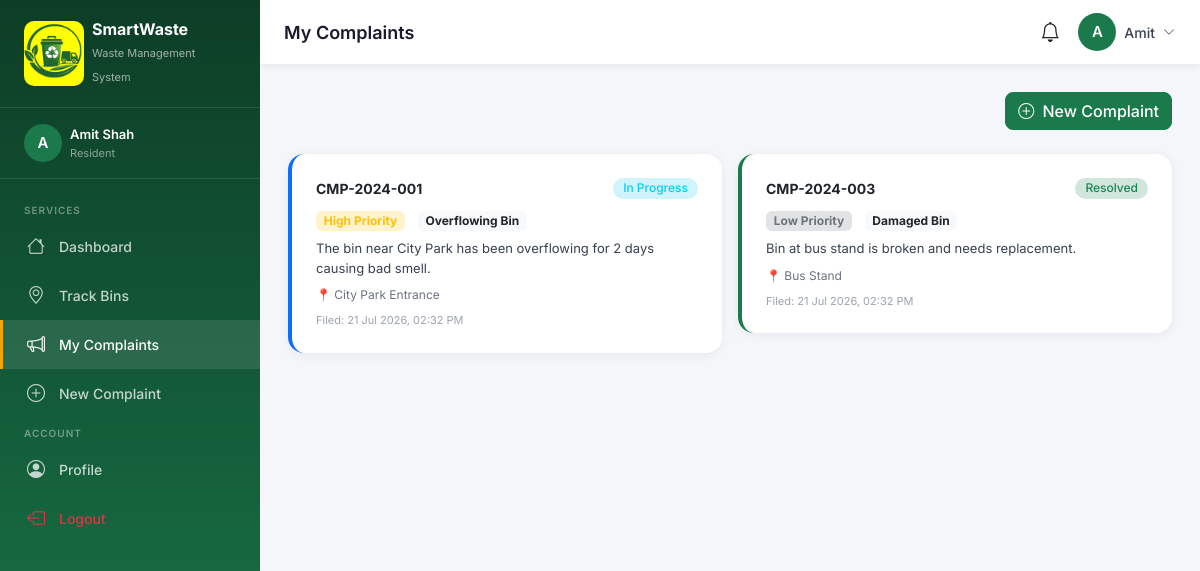
Screenshot of /resident/complaints.php (signed in) with the database file from the repository.
### tables this page shows
CREATE TABLE IF NOT EXISTS complaints (
    id INT AUTO_INCREMENT PRIMARY KEY,
    complaint_no VARCHAR(20) NOT NULL UNIQUE,
    resident_id INT,
    resident_name VARCHAR(100),
    resident_email VARCHAR(100),
    resident_phone VARCHAR(20),
    complaint_type ENUM('missed_collection', 'overflowing_bin', 'damaged_bin', 'odor', 'illegal_dumping', 'other') DEFAULT 'other',
    bin_id INT,
    location TEXT,
    description TEXT NOT NULL,
    priority ENUM('low', 'medium', 'high', 'urgent') DEFAULT 'medium',
    status ENUM('pending', 'in_progress', 'resolved', 'closed', 'rejected') DEFAULT 'pending',
    assigned_to INT,
    resolution_notes TEXT,
    resolved_at DATETIME,
    created_at TIMESTAMP DEFAULT CURRENT_TIMESTAMP,
    updated_at TIMESTAMP DEFAULT CURRENT_TIMESTAMP ON UPDATE CURRENT_TIMESTAMP,
    FOREIGN KEY (resident_id) REFERENCES users(id) ON DELETE SET NULL,
    FOREIGN KEY (bin_id) REFERENCES waste_bins(id) ON DELETE SET NULL,
    FOREIGN KEY (assigned_to) REFERENCES users(id) ON DELETE SET NULL
);

### resident/complaints.php (the view, shortened to what this page needs)
<?php
require_once '../includes/config.php';
$uid = $_SESSION['user_id'];
$complaints = $conn->query("SELECT c.*, u.full_name as assigned_name FROM complaints c LEFT JOIN users u ON c.assigned_to=u.id WHERE c.resident_id=$uid ORDER BY c.created_at DESC")->fetch_all(MYSQLI_ASSOC);
include '../includes/header.php';
include '../includes/sidebar.php';
include '../includes/topbar.php';
?>
<div class="main-content">
<div class="content-area">
<div class="d-flex justify-content-end mb-4">
    <a href="new_complaint.php" class="btn btn-primary">
        <i class="bi bi-plus-circle me-1"></i> New Complaint
    </a>
</div>
<?php if (empty($complaints)): ?>
<div class="content-card p-5 text-center text-muted">
    <i class="bi bi-chat-left-text fs-1 d-block mb-3"></i>
    <h5>No complaints filed yet.</h5>
    <a href="new_complaint.php" class="btn btn-primary mt-2">File Your First Complaint</a>
</div>
<?php else: ?>
<div class="row g-3">
    <?php foreach ($complaints as $c):
        $sc=['pending'=>'warning','in_progress'=>'info','resolved'=>'success','closed'=>'secondary','rejected'=>'danger'];
        $pc=['low'=>'secondary','medium'=>'primary','high'=>'warning','urgent'=>'danger'];
        $scKey=$c['status']??'pending';
    ?>
    <div class="col-md-6">
        <div class="content-card p-4" style="border-left:4px solid <?= ['pending'=>'#f0a500','in_progress'=>'#0d6efd','resolved'=>'#1a7a4c','closed'=>'#9ca3af','rejected'=>'#e53935'][$scKey]??'#9ca3af' ?>">
            <div class="d-flex justify-content-between mb-2">
                <strong style="font-size:14px"><?= $c['complaint_no'] ?></strong>
                <span class="badge bg-<?= $sc[$scKey] ?>-subtle text-<?= $sc[$scKey] ?> status-badge"><?= ucwords(str_replace('_',' ',$scKey)) ?></span>
            </div>
            <div class="mb-2">
                <span class="badge bg-<?= $pc[$c['priority']] ?>-subtle text-<?= $pc[$c['priority']] ?> me-2"><?= ucfirst($c['priority']) ?> Priority</span>
                <span class="badge bg-light text-dark"><?= ucwords(str_replace('_',' ',$c['complaint_type'])) ?></span>
            </div>
            <p style="font-size:13px;color:#374151;margin-bottom:8px"><?= nl2br(htmlspecialchars($c['description'])) ?></p>
            <div style="font-size:12px;color:#6b7280">
                📍 <?= htmlspecialchars($c['location']??'—') ?>
            </div>
            <div style="font-size:11px;color:#9ca3af;margin-top:8px">
                Filed: <?= date('d M Y, h:i A',strtotime($c['created_at'])) ?>
            </div>
        </div>
    </div>
    <?php endforeach; ?>
</div>
<?php endif; ?>
</div>
</div>
<?php include '../includes/footer.php'; ?>

### includes/header.php (style rules this page uses)
:root { --primary: #1a7a4c; --primary-dark: #145c39; --primary-light: #e8f5ee; --secondary: #f0a500; --danger: #e53935; --sidebar-width: 260px; --header-height: 64px; }
* { font-family: 'Inter', sans-serif; }
body { background: #f4f6f9; }
.main-content { margin-left: var(--sidebar-width); padding-top: var(--header-height); min-height: 100vh; }
.content-area { padding: 28px 28px; }
.content-card { background: #fff; border-radius: 16px; box-shadow: 0 2px 12px rgba(0,0,0,0.06); border: none; }
.status-badge { padding: 4px 10px; border-radius: 20px; font-size: 12px; font-weight: 500; }
.btn-primary { background: var(--primary); border-color: var(--primary); border-radius: 8px; font-weight: 500; }

### rows the page displays
complaints: complaint_no "CMP-2024-001", status "In Progress", priority "High", complaint_type "Overflowing Bin", description "The bin near City Park has been overflowing for 2 days causing bad smell.", location "City Park Entrance", created_at "21 Jul 2026, 02:32 PM"
complaints: complaint_no "CMP-2024-003", status "Resolved", priority "Low", complaint_type "Damaged Bin", description "Bin at bus stand is broken and needs replacement.", location "Bus Stand", created_at "21 Jul 2026, 02:32 PM"

### other values shown
substr($_SESSION['user_name'] ?? 'U', 0, 1) "A"
$_SESSION['user_name'] "Amit Shah"
$_SESSION['user_role'] "Resident"
$label "Dashboard Track Bins My Complaints New Complaint Profile"
$pageTitle "My Complaints"
explode(' ', $_SESSION['user_name'] ?? 'User')[0] "Amit"
